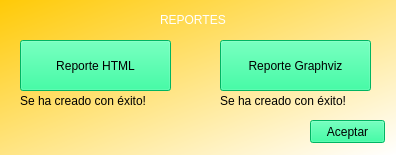
<?xml version="1.0" encoding="UTF-8"?>
<ui version="4.0">
 <class>Form</class>
 <widget class="QWidget" name="Form">
  <property name="geometry">
   <rect>
    <x>0</x>
    <y>0</y>
    <width>396</width>
    <height>155</height>
   </rect>
  </property>
  <property name="windowTitle">
   <string>Form</string>
  </property>
  <property name="styleSheet">
   <string notr="true">background-color: qlineargradient(spread:pad, x1:0, y1:0, x2:1, y2:1, stop:0 rgba(255, 202, 7, 255), stop:1 rgba(255, 255, 255, 255));</string>
  </property>
  <widget class="QLabel" name="label">
   <property name="geometry">
    <rect>
     <x>160</x>
     <y>10</y>
     <width>91</width>
     <height>20</height>
    </rect>
   </property>
   <property name="styleSheet">
    <string notr="true">font: 14pt &quot;MS Shell Dlg 2&quot;;
color: rgb(255, 255, 255);background-color: rgba(255, 255, 255, 0);</string>
   </property>
   <property name="text">
    <string>REPORTES</string>
   </property>
  </widget>
  <widget class="QPushButton" name="botonHTML">
   <property name="geometry">
    <rect>
     <x>20</x>
     <y>40</y>
     <width>151</width>
     <height>51</height>
    </rect>
   </property>
   <property name="styleSheet">
    <string notr="true">background-color: rgb(0, 254, 138);</string>
   </property>
   <property name="text">
    <string>Reporte HTML</string>
   </property>
  </widget>
  <widget class="QPushButton" name="botonGraphviz">
   <property name="geometry">
    <rect>
     <x>220</x>
     <y>40</y>
     <width>151</width>
     <height>51</height>
    </rect>
   </property>
   <property name="styleSheet">
    <string notr="true">background-color: rgb(0, 254, 138);</string>
   </property>
   <property name="text">
    <string>Reporte Graphviz</string>
   </property>
  </widget>
  <widget class="QPushButton" name="botonAceptar">
   <property name="geometry">
    <rect>
     <x>310</x>
     <y>120</y>
     <width>75</width>
     <height>23</height>
    </rect>
   </property>
   <property name="styleSheet">
    <string notr="true">background-color: rgb(0, 254, 138);</string>
   </property>
   <property name="text">
    <string>Aceptar</string>
   </property>
  </widget>
  <widget class="QLabel" name="label_2">
   <property name="geometry">
    <rect>
     <x>20</x>
     <y>90</y>
     <width>141</width>
     <height>21</height>
    </rect>
   </property>
   <property name="styleSheet">
    <string notr="true">background-color: rgba(255, 255, 255, 0);</string>
   </property>
   <property name="text">
    <string>Se ha creado con éxito!</string>
   </property>
  </widget>
  <widget class="QLabel" name="label_3">
   <property name="geometry">
    <rect>
     <x>220</x>
     <y>90</y>
     <width>141</width>
     <height>21</height>
    </rect>
   </property>
   <property name="styleSheet">
    <string notr="true">background-color: rgba(255, 255, 255, 0);</string>
   </property>
   <property name="text">
    <string>Se ha creado con éxito!</string>
   </property>
  </widget>
 </widget>
 <resources/>
 <connections/>
</ui>
